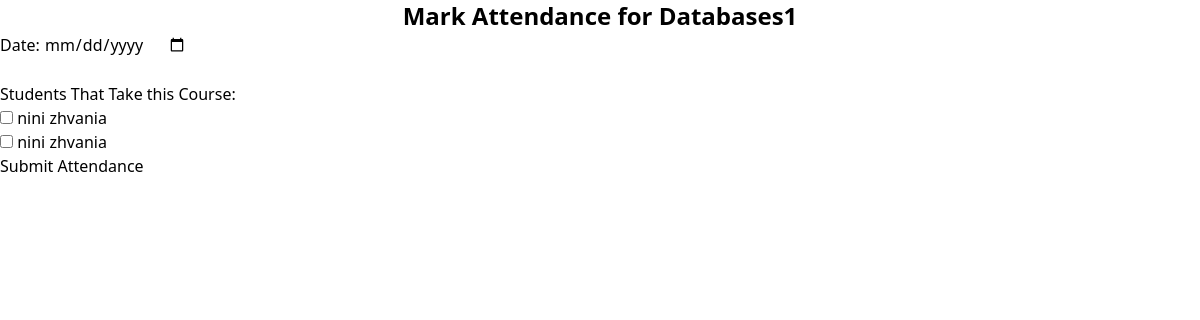
Page /portal/attendance_registration/DB1/ on the earlier database version.
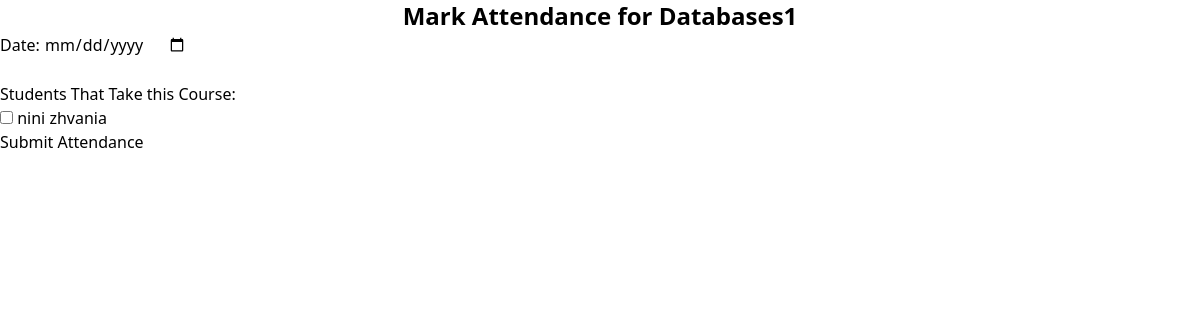
Same page on the later database version.
### academic_portal/models.py (models this page shows, shortened)
class Course(models.Model):
    code = models.CharField(max_length=10, primary_key=True, verbose_name=_('Code'))
    title = models.CharField(max_length=100, null=False, blank=False, verbose_name=_('Title'))
    description = models.TextField(verbose_name=_('Description'))
    syllabus = models.FileField(upload_to='syllabus/', verbose_name=_('Syllabus'))
    class Meta:
        verbose_name = _('Course')
        verbose_name_plural = _('Courses')
        ordering = ['code', 'title']
        indexes = [
            models.Index(fields=['title'], name='course_title_idx'),
        ]

class Student(models.Model):
    user = models.OneToOneField('users.CustomUser', on_delete=models.CASCADE, verbose_name=_('User'),
                                related_name='student')
    courses = models.ManyToManyField('Course', verbose_name=_('Courses'), related_name='students')
    faculty = models.ForeignKey('Faculty', on_delete=models.CASCADE, verbose_name=_('Faculty'), related_name='students')
    email = models.EmailField(primary_key=True, verbose_name=_('Email'))
    first_name = models.CharField(max_length=50, null=False, blank=False, verbose_name=_('First Name'))
    last_name = models.CharField(max_length=50, null=False, blank=False, verbose_name=_('Last Name'))
    date_of_birth = models.DateField(verbose_name=_('Date of Birth'))
    year_of_study = models.PositiveSmallIntegerField(choices=YEAR_OF_STUDY_CHOICES, verbose_name=_('Year of Study'))
    class Meta:
        verbose_name = _('Student')
        verbose_name_plural = _('Students')
        ordering = ['last_name', 'first_name', 'date_of_birth', 'email', 'year_of_study', 'faculty']
        indexes = [
            models.Index(fields=['last_name'], name='student_last_name_idx'),
        ]

### academic_portal/views.py (the view, shortened to what this page needs)
# urls.py: path('attendance_registration/<str:course_code>/', CourseStudentsView.as_view(), name='attendance_registration'),
class CourseStudentsView(View):
    @staticmethod
    def get(request, course_code):
        course = Course.objects.get(code=course_code)
        students = course.students.all()
        current_date = date.today()
        form = AttendanceForm()
        return render(request, 'attendance_registration.html',
                      {
                          'form': form,
                          'course': course,
                          'students': students,
                          'current_date': current_date
                      })

### academic_portal/templates/attendance_registration.html (shortened to what this page needs)
{% extends "base.html" %}
    {% block content %}
    <h1 class="text-2xl font-semibold text-center">Mark Attendance for {{ course.title }}</h1>
    <form method="post">
        <label for="date">Date:</label>
        <input type="date" id="date" name="date" value="{{ current_date }}" required><br><br>
        <h3>Students That Take this Course:</h3>
        {% for student in students %}
        <input type="checkbox" id="student_{{ student.email }}" name="students_attended" value="{{ student.email }}">
        <label for="student_{{ student.email }}">{{ student.first_name }} {{ student.last_name }}</label><br>
        {% endfor %}
        <button type="submit">Submit Attendance</button>
    </form>
    {% endblock %}

### templates/base.html (shortened to what this page needs)
<html>
<head>
    <link href="https://cdn.jsdelivr.net/npm/tailwindcss@2.2.19/dist/tailwind.min.css" rel="stylesheet">
</head>
<body>
  <main>
    {% block content %}
    {% endblock %}
  </main>
</body>

Differences in the rows shown:
removed Student: first_name "nini", last_name "zhvania"
